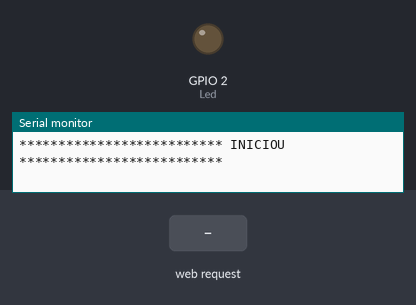
Bench run of a sketch on a simulated ESP32. Shown: output pins drawn as LEDs (lit = HIGH), the last lines printed to the serial monitor. Inputs (shaded band) come from the test bench. WiFi joins after 1.5 s; servers stay silent unless stated.

Above: at 3.0 s.
3.1 s: HTTP request GET /L1 received
At 4.3 s:
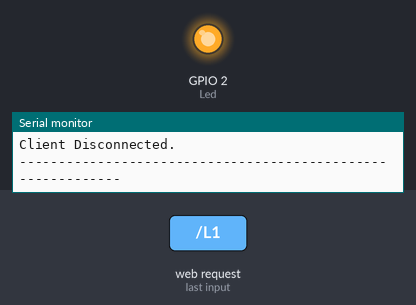
Timing chart, 0 to 6.1 s (numbered marks = the images above; inputs shaded):
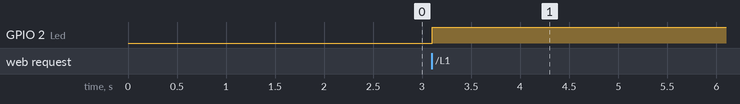

The sketch:

01_bibliotecas.ino
```cpp
// Inclusão de BIBLIOTECAS e Definição de Pino do LED

//Biblioteca de comunicação WIFI e WIFI MANAGER
#include <FS.h>
#include <WiFiManager.h>
#include <WiFi.h>
#include <DNSServer.h>
#include <WebServer.h>

//Pino do LED que se encontra na plaquinha do ESP32
#define Led 2
```

02_objetos.ino
```cpp
// Instanciando OBJETOS

//Configurações e Endereço de Internet WIFI
WiFiServer server   (8090);

//variável para armazenar a solicitação HTPP
String header;

// Pega a hora atual que o ESP32 foi lido e ligado
unsigned long currentTime = millis();

// vez anterior que o cliente se conectou a rede
unsigned long previousTime = 0;

// Tempo máximo em milissegundos que o cliente fica conectado a rede
const long timeoutTime = 2000;


//Reset Wifi Manager
// limpa todos os dados gravados na memória do ESP32
// Caso mude de local, não irá mostrar os dados gravados de outro local
WiFiManager wifiManager;


// Status para controle do LED
int Status_Led = LOW;
```

03_void_setup.ino
```cpp
void setup() {
  // Acompanhar o processo na serial do Arduino IDE
  Serial.begin(115200);
  Serial.println("Configurar Rede WIFI");

  /////////////////////////////////////////////////////////

  // A rede que o ESP32 vai criar e a senha de acesso
  // Só cria caso ele não se conecte em nenhuma rede antes
  wifiManager.autoConnect("ESP32", "123456789");

  // Se conseguir se conectar dá um delay de 150 milissegundos e inicia a conexão WIFI
  delay(150);
  WiFi.begin();

  // Se conectar, mostra os dados do IP que será utilizado pra fazer o acesso ao site
  if(WiFi.status() == WL_CONNECTED){
    Serial.println("-------------------------------------------------------");
    Serial.println("Conectado IP: ");
    Serial.println(WiFi.localIP());
    Serial.println("-------------------------------------------------------");

    delay(150);
    server.begin();
  }

  ////////////////////////////////////////////////////////////////////////////////////////////

  // SETUP - Definição dos Pinos
  delay(50);


  pinMode(Led, OUTPUT);

  //Inicia o LED em LOW -> Desligado
  digitalWrite(Led, LOW);


  // Só pra saber que todo processo acima foi feito
  Serial.println("************************** INICIOU **************************");
}
```

04_void_loop.ino
```cpp
void loop() {
  WiFiClient client = server.available();     // Ouve os clientes que chegam

  if(client){                                // Se um novo cliente se conectar
    currentTime = millis();
    previousTime = currentTime;
    Serial.println("New Client.");            // Imprime uma mensagem na porta serial
    String currentLine = "";                  // faz uma string para conter os dados de entrada do cliente

    while(client.connected() && currentTime - previousTime <= timeoutTime){   // Loop enquanto o cliente está conectado, por 2 segundos
      currentTime = millis();

      if(client.available()){                 // Se houver bytes para ler do cliente
        char c = client.read();               // Leia um byte, então
        Serial.write(c);                      // escreve no monitor serial
        header += c;

        if(c == '\n'){                        // se o byte é um caracter de nova linha
          // Se a linha atual estiver em branco, terá dois caracteres de nova linha em uma linha.
          // esse   é o fim da solicitação HTTP do cliente, então envie uma resposta:
          if(currentLine. length() == 0){
            // Os cabeçalhos HTTP sempre começam com um código de resposta (ex: HTTP / 1.1 200 OK)
            // e um tipo de conteúdo para o cliente saiba o que está por vir, em seguida, uma linha em branco:
            client.println("HTTP/1.1 200 Ok");
            client.println("Content-type:text/html");
            client.println("Connection: close");
            client.println();

            // Verifica o caracter enviado pelo HTML (GET)
            if(header.indexOf("GET /L1") >= 0){
              Status_Led =! Status_Led;                               //Inverte o estado do led
              digitalWrite(Led, Status_Led);                          // ação de ACENDER ou APGAR
            }


            // ***************** DEFINIÇÕES - CORPO - CÓDIGO DA PÁGINA HTML *****************

            // Exibir a página da web em HTML
            client.println("<!DOCTYPE html><html>");
            client.println("<head><meta name=\"viewport\" content=\"width=device-width, initial-scale=1\">");
            client.println("<link rel=\"icon\" hredf=\"data:,\">");
            client.println("<title> WEB SERVER + WIFI MANGER com ESP32 </title>");       //Titulo do topo da Pagina


            // CSS para estilizar os botões e Página
            client.println("<style>html { font-family: Helvetica; display: inline-block; margin: 0px auto; text-align: center; background-color: #F0FFF0;}");
            client.println(".button { background-color: #4CAF50; border-radius: 15px; color: white; padding: 10px 20px;");
            client.println("text-decoration: none; font-size: 20px; margin: 2px; cursor: pointer;}");
            client.println(".button2 {  background-color: #555555;}</style></head>");


            // Título da página da web
            client.println("<body>   <h1>ESP32</h1> <h3> Web Server</h3>");


            // Atualização do HTML em função do status do LED
            if(Status_Led){                                       // se o Led estiver ligado
              client.print("<a href=\"/L1\"><button class=\"button\">LED-ON</button></a>");
            }
            else{
              client.print("<a href=\"/L1\"><button class=\"button button2\">LED-OFF</button></a>");
            }

            client.println("<P>");

            client.println("Tenha um Bom Dia!");
            client.println("<P>");


            client.println("</body></html>");                     // fecha a página HTML

            client.println();                                     // A resposta HTTP termina com outra linha em branco:
            break;                                                // interrompe o loop while:
          }
          else{
            currentLine = "";                                     // Se receber uma nova linha, limpa o currentLine:
          }

        }
        else if(c != '\r'){
          currentLine += c;
        }
      }
    }
    // limpa a variável header
    header = "";
    //fecha a conexão:
    client.stop();
    Serial.println("Client Disconnected.");
    Serial.println("------------------------------------------------------------");
  }

}
```

Measured:
- after the input at 3.1 s, GPIO 2 (Led): LOW → HIGH at once
